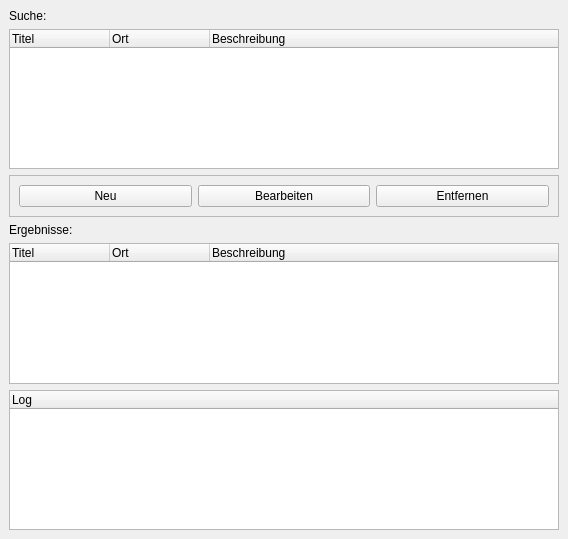
<?xml version="1.0" encoding="UTF-8"?>
<ui version="4.0">
 <class>MainWindow</class>
 <widget class="QMainWindow" name="MainWindow">
  <property name="geometry">
   <rect>
    <x>0</x>
    <y>0</y>
    <width>568</width>
    <height>539</height>
   </rect>
  </property>
  <property name="windowTitle">
   <string>Peer2Peer 2011</string>
  </property>
  <widget class="QWidget" name="centralwidget">
   <layout class="QVBoxLayout" name="verticalLayout">
    <item>
     <widget class="QLabel" name="lbSuche">
      <property name="text">
       <string>Suche:</string>
      </property>
     </widget>
    </item>
    <item>
     <widget class="QTreeWidget" name="twSuche">
      <column>
       <property name="text">
        <string>Titel</string>
       </property>
      </column>
      <column>
       <property name="text">
        <string>Ort</string>
       </property>
      </column>
      <column>
       <property name="text">
        <string>Beschreibung</string>
       </property>
      </column>
     </widget>
    </item>
    <item>
     <widget class="QFrame" name="buttonFrame">
      <property name="frameShape">
       <enum>QFrame::StyledPanel</enum>
      </property>
      <property name="frameShadow">
       <enum>QFrame::Raised</enum>
      </property>
      <layout class="QGridLayout" name="gridLayout">
       <item row="0" column="0">
        <widget class="QPushButton" name="pbNeu">
         <property name="text">
          <string>Neu</string>
         </property>
        </widget>
       </item>
       <item row="0" column="1">
        <widget class="QPushButton" name="pbBearbeiten">
         <property name="text">
          <string>Bearbeiten</string>
         </property>
        </widget>
       </item>
       <item row="0" column="2">
        <widget class="QPushButton" name="pbEntfernen">
         <property name="text">
          <string>Entfernen</string>
         </property>
        </widget>
       </item>
      </layout>
     </widget>
    </item>
    <item>
     <widget class="QLabel" name="lbErgebnisse">
      <property name="text">
       <string>Ergebnisse:</string>
      </property>
     </widget>
    </item>
    <item>
     <widget class="QTreeWidget" name="twDetails">
      <column>
       <property name="text">
        <string>Titel</string>
       </property>
      </column>
      <column>
       <property name="text">
        <string>Ort</string>
       </property>
      </column>
      <column>
       <property name="text">
        <string>Beschreibung</string>
       </property>
      </column>
     </widget>
    </item>
    <item>
     <widget class="QTreeWidget" name="twLog">
      <column>
       <property name="text">
        <string>Log</string>
       </property>
      </column>
     </widget>
    </item>
   </layout>
  </widget>
 </widget>
 <resources/>
 <connections/>
</ui>
